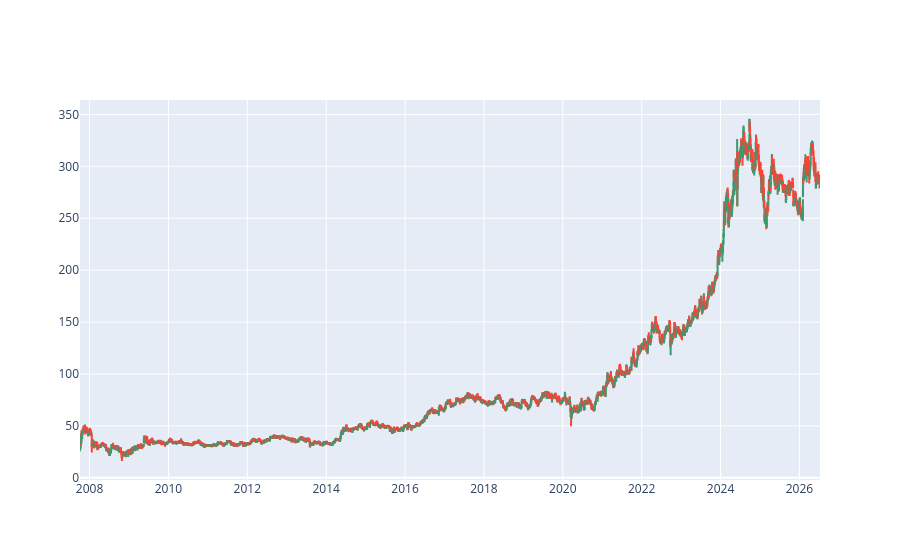

The notebook cell this image was saved under:
### Code cell
# Candlesticks 
import plotly.graph_objects as go

fig = go.Figure(data=[go.Candlestick(x = data01['Date'], open = data01['Open'], 
                                    high = data01['High'],
                                    low = data01['Low'], 
                                    close = data01['Close'])])
fig.update_layout(xaxis_rangeslider_visible=False)
fig.show()

### Figure 1 — Plotly figure (JSON) as saved in the notebook; plotly's stock layout.template omitted (floating-point values rounded to 4 significant figures; data arrays with more than 128 entries replaced by an {"elided": "..."} marker saying what was removed)
{"data": [{"close": {"elided": "4629 str values"}, "high": {"elided": "4629 str values"}, "low": {"elided": "4629 str values"}, "open": {"elided": "4629 str values"}, "type": "candlestick", "x": {"elided": "4629 str values"}}], "layout": {"xaxis": {"rangeslider": {"visible": false}}}}
